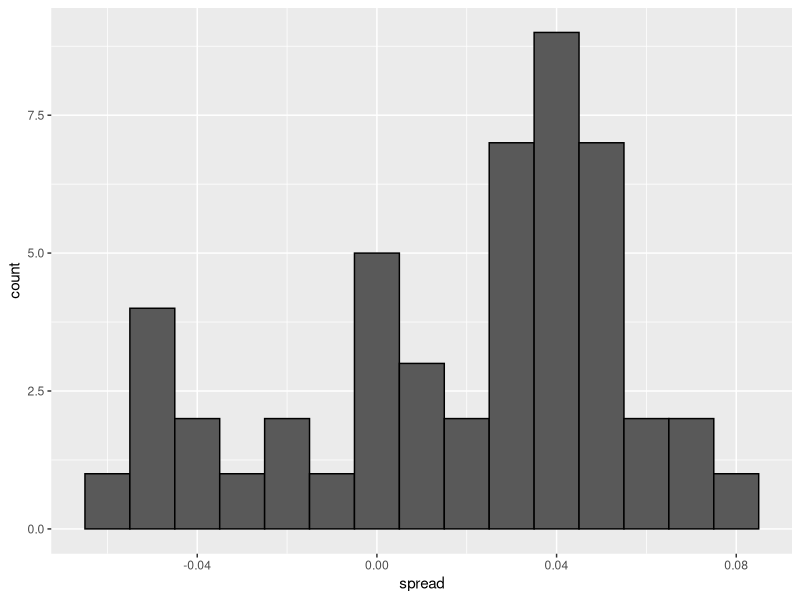
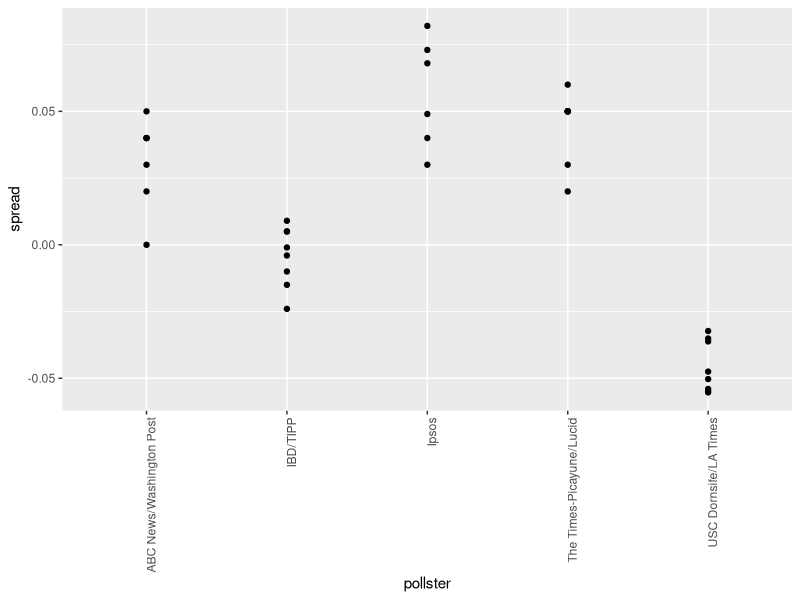
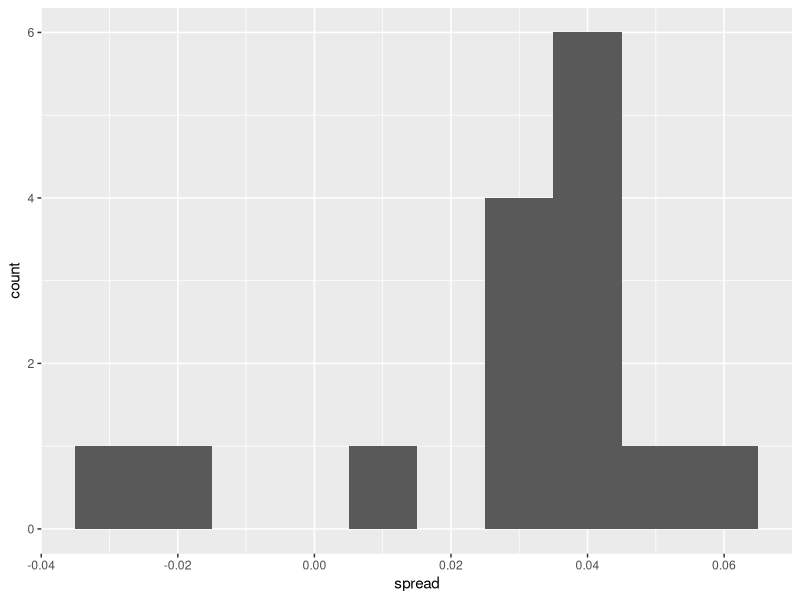

Recreate these plots in R, in order.
## Section 4 - Statistical Models 

library(dslabs) ## Used in the data science course 
library(tidyverse)
library(ggplot2)
library(ggrepel)
library(ggthemes)
library(gridExtra)
library(dplyr)
library(RColorBrewer)
library(psych)
library(readr)
library(gtools)

## Code: Simulating polls
 
## Note that to compute the exact 95% confidence interval, we would use qnorm(.975)*SE_hat instead of 2*SE_hat.

d <- 0.039
Ns <- c(1298, 533, 1342, 897, 774, 254, 812, 324, 1291, 1056, 2172, 516)
p <- (d+1)/2

# calculate confidence intervals of the spread
confidence_intervals <- sapply(Ns, function(N){
  X <- sample(c(0,1), size=N, replace=TRUE, prob = c(1-p, p))
  X_hat <- mean(X)
  SE_hat <- sqrt(X_hat*(1-X_hat)/N)
  2*c(X_hat, X_hat - 2*SE_hat, X_hat + 2*SE_hat) - 1
})

# generate a data frame storing results
polls <- data.frame(poll = 1:ncol(confidence_intervals),
                    t(confidence_intervals), sample_size = Ns)
names(polls) <- c("poll", "estimate", "low", "high", "sample_size")
polls

##Code: Calculating the spread of combined polls

## Note that to compute the exact 95% confidence interval, we would use qnorm(.975) instead of 1.96.

d_hat <- polls %>%
  summarize(avg = sum(estimate*sample_size) / sum(sample_size)) %>%
  .$avg

p_hat <- (1+d_hat)/2
moe <- 2*1.96*sqrt(p_hat*(1-p_hat)/sum(polls$sample_size))   
round(d_hat*100,1)
round(moe*100, 1)

## Code: Generating simulated poll data

library(dslabs)
data(polls_us_election_2016)
names(polls_us_election_2016)

# keep only national polls from week before election with a grade considered reliable
polls <- polls_us_election_2016 %>%
  filter(state == "U.S." & enddate >= "2016-10-31" &
           (grade %in% c("A+", "A", "A-", "B+") | is.na(grade)))

# add spread estimate
polls <- polls %>%
  mutate(spread = rawpoll_clinton/100 - rawpoll_trump/100)

# compute estimated spread for combined polls
d_hat <- polls %>%
  summarize(d_hat = sum(spread * samplesize) / sum(samplesize)) %>%
  .$d_hat

# compute margin of error
p_hat <- (d_hat+1)/2
moe <- 1.96 * 2 * sqrt(p_hat*(1-p_hat)/sum(polls$samplesize))

# histogram of the spread
polls %>%
  ggplot(aes(spread)) +
  geom_histogram(color="black", binwidth = .01)

## Code: Investigating poll data and pollster bias

# number of polls per pollster in week before election
polls %>% group_by(pollster) %>% summarize(n())

# plot results by pollsters with at least 6 polls
polls %>% group_by(pollster) %>%
  filter(n() >= 6) %>%
  ggplot(aes(pollster, spread)) +
  geom_point() +
  theme(axis.text.x = element_text(angle = 90, hjust = 1))

# standard errors within each pollster
polls %>% group_by(pollster) %>%
  filter(n() >= 6) %>%
  summarize(se = 2 * sqrt(p_hat * (1-p_hat) / median(samplesize)))

## Code 

## Note that to compute the exact 95% confidence interval, we would use qnorm(.975) instead of 1.96.

# collect last result before the election for each pollster
one_poll_per_pollster <- polls %>% group_by(pollster) %>%
  filter(enddate == max(enddate)) %>%      # keep latest poll
  ungroup()

# histogram of spread estimates
one_poll_per_pollster %>%
  ggplot(aes(spread)) + geom_histogram(binwidth = 0.01)

# construct 95% confidence interval
results <- one_poll_per_pollster %>%
  summarize(avg = mean(spread), se = sd(spread)/sqrt(length(spread))) %>%
  mutate(start = avg - 1.96*se, end = avg + 1.96*se)
round(results*100, 1)
